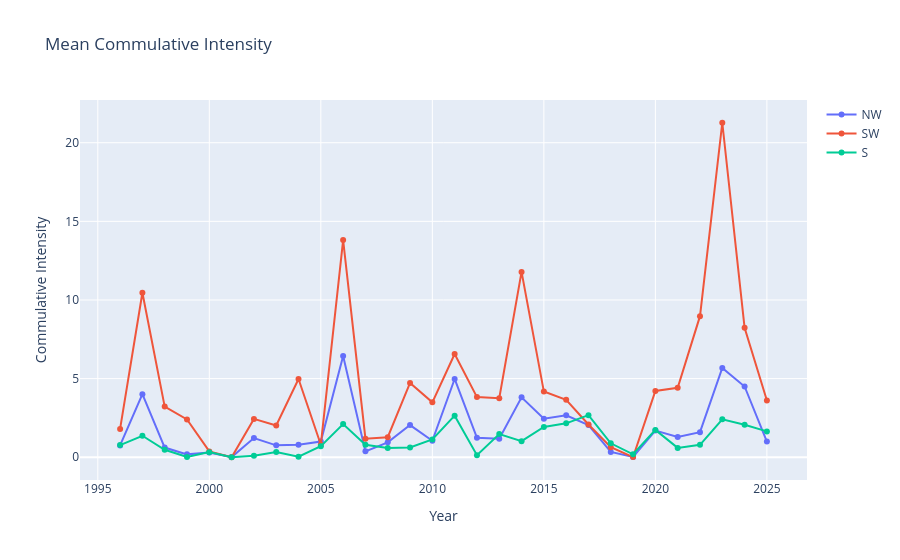

The code cell stored with this chart in its notebook:
### Code cell
meanNEventsNW = [[i, yearDict[i].table.loc['cummulative_intensity', ('NW', 'mean')]] for i in range(1996,2026)]
meanNEventsSW = [[i, yearDict[i].table.loc['cummulative_intensity', ('SW', 'mean')]] for i in range(1996,2026)]
meanNEventsS = [[i, yearDict[i].table.loc['cummulative_intensity', ('S', 'mean')]] for i in range(1996,2026)]

dfNW = pd.DataFrame(
    meanNEventsNW,
    columns=['Year', 'cummulative_intensity']
)

dfSW = pd.DataFrame(
    meanNEventsSW,
    columns=['Year', 'cummulative_intensity']
)
dfS = pd.DataFrame(
    meanNEventsS,
    columns=['Year', 'cummulative_intensity']
)

fig = go.Figure()

fig.add_trace(
    go.Scatter(
        x=dfNW['Year'],
        y=dfNW['cummulative_intensity'],
        mode='lines+markers',
        name='NW'
    )
)
fig.add_trace(
    go.Scatter(
        x=dfSW['Year'],
        y=dfSW['cummulative_intensity'],
        mode='lines+markers',
        name='SW'
    )
)
fig.add_trace(
    go.Scatter(
        x=dfS['Year'],
        y=dfS['cummulative_intensity'],
        mode='lines+markers',
        name='S'
    )
)

fig.update_layout(
    title="Mean Commulative Intensity",
    xaxis_title="Year",
    yaxis_title="Commulative Intensity"
)

fig.show()

### Figure 1 — Plotly figure (JSON) as saved in the notebook; plotly's stock layout.template omitted (floating-point values rounded to 4 significant figures)
{"data": [{"mode": "lines+markers", "name": "NW", "type": "scatter", "x": [1996, 1997, 1998, 1999, 2000, 2001, 2002, 2003, 2004, 2005, 2006, 2007, 2008, 2009, 2010, 2011, 2012, 2013, 2014, 2015, 2016, 2017, 2018, 2019, 2020, 2021, 2022, 2023, 2024, 2025], "y": [0.7501, 4.01, 0.6162, 0.1831, 0.2956, 0.01175, 1.223, 0.7577, 0.7893, 0.9995, 6.435, 0.3743, 0.9482, 2.046, 1.049, 4.978, 1.232, 1.173, 3.812, 2.454, 2.667, 2.046, 0.3409, 0.02102, 1.697, 1.286, 1.593, 5.674, 4.499, 0.9951]}, {"mode": "lines+markers", "name": "SW", "type": "scatter", "x": [1996, 1997, 1998, 1999, 2000, 2001, 2002, 2003, 2004, 2005, 2006, 2007, 2008, 2009, 2010, 2011, 2012, 2013, 2014, 2015, 2016, 2017, 2018, 2019, 2020, 2021, 2022, 2023, 2024, 2025], "y": [1.801, 10.46, 3.22, 2.406, 0.3702, 0.0, 2.438, 2.02, 4.976, 0.7983, 13.81, 1.184, 1.272, 4.726, 3.494, 6.564, 3.824, 3.754, 11.78, 4.177, 3.653, 2.083, 0.6405, 0.01367, 4.215, 4.412, 8.971, 21.27, 8.231, 3.605]}, {"mode": "lines+markers", "name": "S", "type": "scatter", "x": [1996, 1997, 1998, 1999, 2000, 2001, 2002, 2003, 2004, 2005, 2006, 2007, 2008, 2009, 2010, 2011, 2012, 2013, 2014, 2015, 2016, 2017, 2018, 2019, 2020, 2021, 2022, 2023, 2024, 2025], "y": [0.7718, 1.366, 0.4751, 0.01595, 0.3247, 0.0, 0.09807, 0.332, 0.03842, 0.7048, 2.109, 0.7907, 0.5872, 0.6205, 1.13, 2.644, 0.1317, 1.475, 1.024, 1.922, 2.156, 2.677, 0.8875, 0.1878, 1.736, 0.596, 0.7912, 2.414, 2.065, 1.644]}], "layout": {"title": {"text": "Mean Commulative Intensity"}, "xaxis": {"title": {"text": "Year"}}, "yaxis": {"title": {"text": "Commulative Intensity"}}}}
